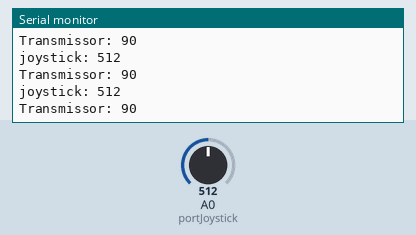
The sketch below on a simulated Arduino Uno, built with avr-gcc and run on an emulated ATmega328P. Parts: the last lines printed to the serial monitor. The test bench sets the inputs (shaded band); at power-on: A0 (portJoystick) = 512. No radio packets arrive unless stated.

Above: at 1.5 s.
1.6 s: A0 (portJoystick) set to 716
At 2.17 s:
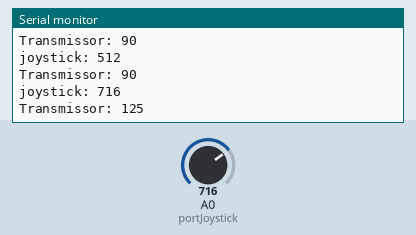
3.1 s: A0 (portJoystick) set to 900
At 3.38 s:
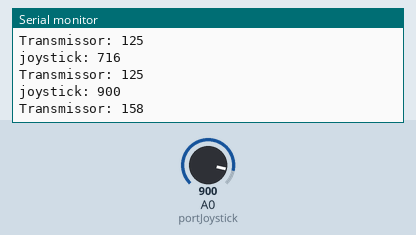
Timing chart, 0 to 6.1 s (numbered marks = the images above; inputs shaded):
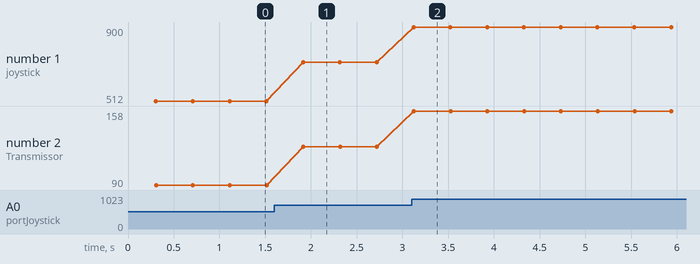

Measured:
- after the input at 1.6 s, the serial monitor: prints a new line after 0.31 s (image 1)
- after the input at 3.1 s, the serial monitor: prints a new line at once (image 2)
- plotted number 1: 512 → 716 after the input at 1.6 s, 716 → 900 after the input at 3.1 s
- plotted number 2: 90 → 125 after the input at 1.6 s, 125 → 158 after the input at 3.1 s

The sketch:

NRF24L01-Transmissor.ino
```cpp
#include <SPI.h>
#include <nRF24L01.h>
#include <RF24.h>
#include <printf.h>

RF24 radio(7, 8); // CNS, CE
const byte address[6] = "00001";
boolean buttonState = 0;
const int portJoystick = 0;

void setup() {
  Serial.begin(57600);
  radio.begin();
  radio.openWritingPipe(address);
  radio.setPALevel(RF24_PA_MAX);
  radio.setDataRate(RF24_250KBPS);
  radio.stopListening();
  //radio.setRetries(15,15);
  radio.printDetails();

}

void loop() {
  delay(300);
  int joystickValue = analogRead(portJoystick);
  Serial.println("joystick: " + String(joystickValue));
  int angleValue = map(joystickValue, 0, 1023, 0, 180);
  Serial.println("Transmissor: " + String(angleValue));
  //radio.powerUp();
  bool ok = radio.write(&angleValue, sizeof(angleValue));
  delay(100);
}
```
